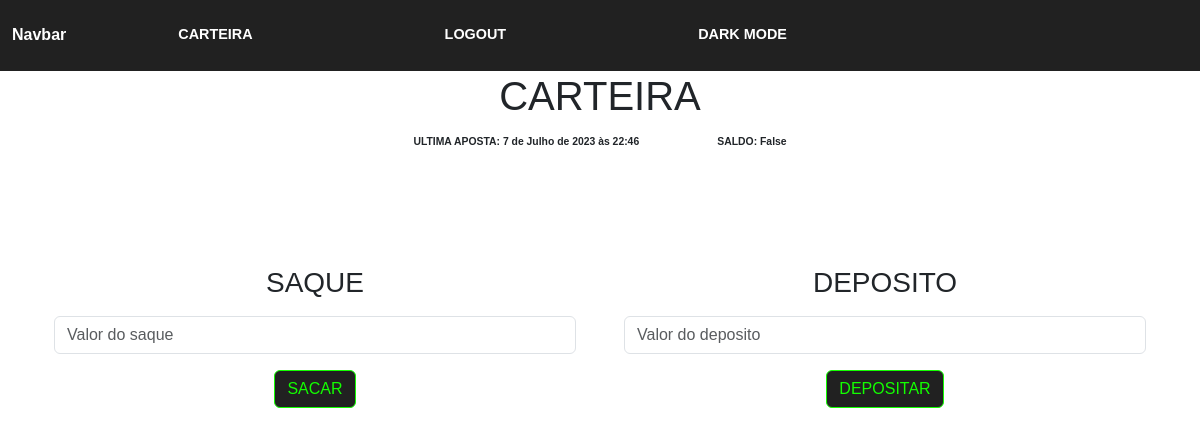
The app's page /Carteira (signed in), older data.
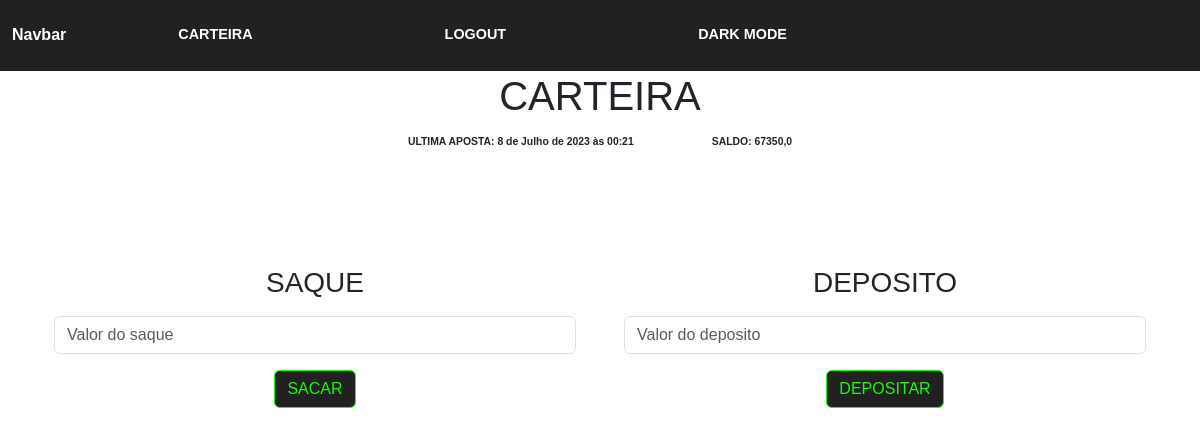
The same page, newer data.
### PiramideCs/models.py (models this page shows, shortened)
class User(AbstractUser):
    _saldo = models.FloatField(("Saldo"),default=0)
    DateofPlay = models.DateTimeField(("DateofPlay"), default=subtractTwelve)
    BlockWithdraw = models.BooleanField(default=False)
    amountOfBets = models.IntegerField(("Jogadas"),default=0)
    user_permissions = None
    groups =None
    def getSaldo(self):
        if self._saldo:
            return self._saldo
        else:
            return False

### PiramideCs/views.py (the view, shortened to what this page needs)
# urls.py: path('Carteira',views.carteira,name="carteira"),
@login_required(login_url=login_url)
def carteira(request,message=None, message_sucess=None):
    user = User.objects.get(pk= request.user.id)
    if message:
        return render(request,"PiramideCs/carteira.html",{
                "user":user,
                "message":message["ERRO"]
                })
    elif message_sucess:
        return render(request,"PiramideCs/carteira.html",{
            "user":user,
            "message_sucess":message_sucess["Sucess"]
            })
    if request.method == "GET":
        return render(request,"PiramideCs/carteira.html",{
            "user":user
            })

### PiramideCs/templates/PiramideCs/carteira.html (shortened to what this page needs)
{% extends "PiramideCs/layout.html" %}
{% block body %}
        <div style="padding-bottom: 5%;" class="container text-center">
            <h1>CARTEIRA</h1>
            <div>
                <text style="padding-rigth: 7%;" class= "sub_text">ULTIMA APOSTA: {{user.DateofPlay}}</text><text style="padding-left: 7%;" class= "sub_text">SALDO: {{user.getSaldo }}</text>
            </div>
        </div>
        <div class="container">
            <div class="row">
              <div class="col-md-6">
                <div style="width: 100%; padding-top: 10%;" class="container text-center">
                  <h3>SAQUE</h3>
                  <form action="{% url 'carteira'%}" method="post">
                    <div class="form-group">
                      <input class="form-control" autocomplete="off" autofocus type="number" name="withdrawValue" placeholder="Valor do saque">
                    </div>
                    <div class="form-group">
                      <input type="submit" value="SACAR" class="btn form-btn button-dark-mode">
                    </div>
                  </form>
                </div>
              </div>
              <div class="col-md-6">
                <div style="width: 100%; padding-top: 10%;" class="container text-center">
                  <h3>DEPOSITO</h3>
                  <form action="{% url 'deposite'%}" method="post">
                    <div class="form-group">
                      <input class="form-control" autocomplete="off" autofocus type="number" name="depositeValue" placeholder="Valor do deposito">
                    </div>
                    <div class="form-group">
                      <input type="submit" value="DEPOSITAR" class="btn form-btn button-dark-mode">
                    </div>
                  </form>
                </div>
              </div>
            </div>
          </div>
{% endblock %}

Row changes from the older to the newer data that the page shows:
changed User: DateofPlay "7 de Julho de 2023 às 22:46" → "8 de Julho de 2023 às 00:21"; getSaldo "False" → "67350,0"
